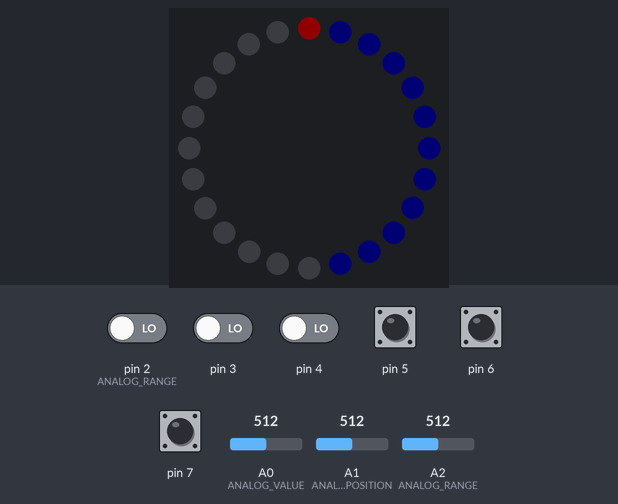
A sketch run on a simulated Arduino Uno, built with avr-gcc and run on an emulated ATmega328P. Shown: 24 RGB LEDs in a ring, first at the top, clockwise. The inputs (shaded band) are chosen by the test bench; at power-on: pin 5–7 HIGH, pin 2 (ANALOG_RANGE), pin 3, pin 4 LOW, A1 (ANALOG_POSITION) = 512, A2 (ANALOG_RANGE) = 512, A0 (ANALOG_VALUE) = 512. Dim RGB values are drawn brighter than linear.

Above: at 0.75 s.
1.3 s: A1 (ANALOG_POSITION) set to 46
3.0 s: A1 (ANALOG_POSITION) set to 37
6.0 s: A2 (ANALOG_RANGE) set to 89
At 6.48 s:
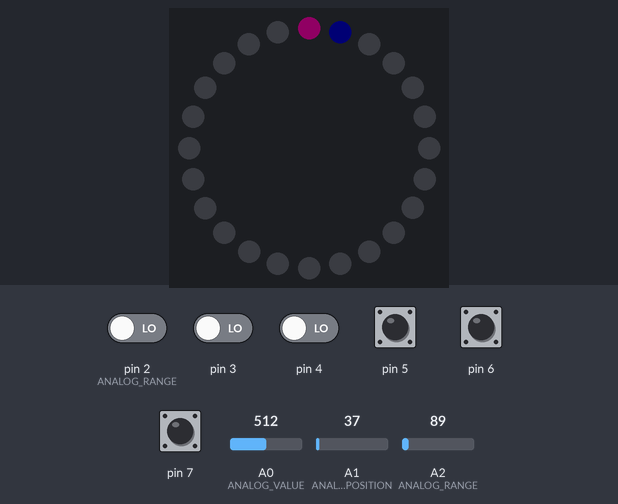
7.5 s: A2 (ANALOG_RANGE) set to 74
At 7.99 s:
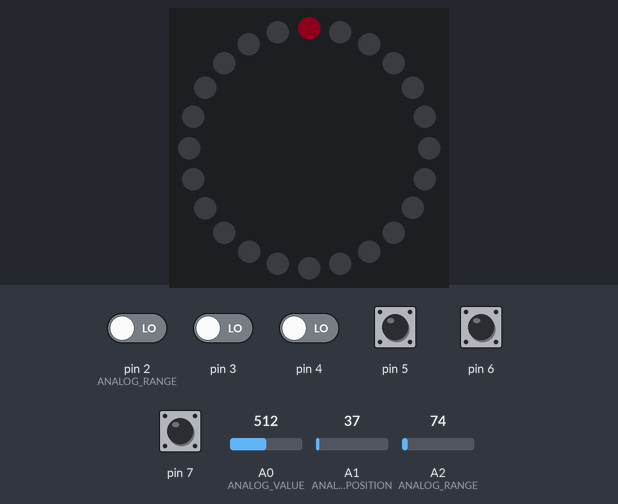
9.9 s: A2 (ANALOG_RANGE) set to 1023
At 10.09 s:
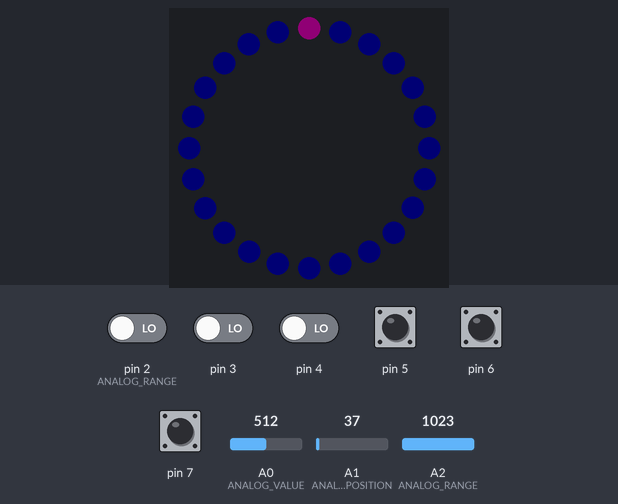
12.3 s: pin 2 (ANALOG_RANGE) driven HIGH
Timing chart, 0 to 15.3 s (numbered marks = the images above; inputs shaded):
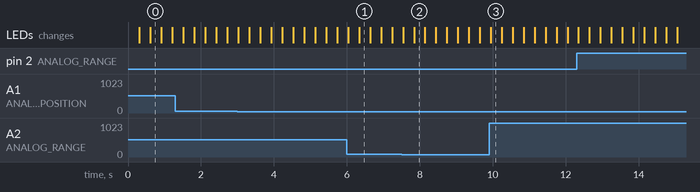

Measured:
- the behaviour switches between 84 and 83 on A2 (ANALOG_RANGE) (found by bisection; images 1 and 2)
- after the input at 7.5 s, the LEDs: first change at once (image 2 shows a later state)
- after the input at 9.9 s, the LEDs: change after 0.05 s (image 3)

The sketch:

seq24.ino
```cpp
#include <Wire.h>
#include <Adafruit_MCP4725.h>
#include <Adafruit_NeoPixel.h>

// NeoPixel settings
const byte neoPin = 11;
const byte neoPixels = 24;
byte neoBright = 16;

Adafruit_NeoPixel ring = Adafruit_NeoPixel(neoPixels, neoPin, NEO_GRB);

// DAC
Adafruit_MCP4725 dac;

// Sequencer variables
bool firstTime = true;
byte readPosition = 0;
byte writePosition = 0;
byte size = neoPixels;
uint16_t lastSizeRead = 0;
uint16_t lastPositionRead = 0;
uint16_t lastValueRead = 0;
uint16_t values[neoPixels];
byte writeBlink = 0;
uint16_t cyclesSinceLastGateRise = 0;
uint16_t cyclesSinceLastResetRise = 0;

bool buildingRamp = false;
byte rampStartPosition = 0;

// Wiring
#define PIN_CON_GATE PIN2
#define PIN_CON_RESET PIN3
#define PIN_CON_RAMP PIN4
#define PIN_BTN_PROGRAM PIN5
#define PIN_BTN_CLEAR PIN6
#define PIN_BTN_RESET PIN7
#define ANALOG_RANGE 2
#define ANALOG_POSITION 1
#define ANALOG_VALUE 0


void setup() {
    ring.begin();
    ring.setBrightness(neoBright);
    ring.show();

    dac.begin(0x62);

    pinMode(PIN_CON_GATE, INPUT); // interrupt for GATE connector
    attachInterrupt(digitalPinToInterrupt(PIN_CON_GATE), step, RISING);
    pinMode(PIN_CON_RESET, INPUT); // interrupt for RESET connector
    attachInterrupt(digitalPinToInterrupt(PIN_CON_RESET), reset, RISING);
    pinMode(PIN_CON_RAMP, INPUT); // input for PGM RAMP connector
    pinMode(PIN_BTN_PROGRAM, INPUT_PULLUP); // input for PGM button
    pinMode(PIN_BTN_CLEAR, INPUT_PULLUP); // input for CLR button
    pinMode(PIN_BTN_RESET, INPUT_PULLUP); // input for RST button

    for (int i = 0; i < neoPixels; i++) {
        values[i] = 0;
    }
}

uint16_t abs_diff(uint16_t a, uint16_t b) {
    return a > b ? a - b : b - a;
}

void loop() {
    bool forceReset = !digitalRead(PIN_BTN_RESET);
    if (forceReset) {
        readPosition = 0;
    }

    bool forceClear = !digitalRead(PIN_BTN_CLEAR);
    if (forceClear) {
        for (int i = 0; i < neoPixels; i++) {
            values[i] = 0;
        }
    }

    bool ramp = digitalRead(PIN_CON_RAMP);
    if (ramp && !buildingRamp) {
        rampStartPosition = readPosition;
        buildingRamp = true;
    } else if (buildingRamp && (!ramp || readPosition >= size)) {
        byte length = readPosition - rampStartPosition;
        for (int i = rampStartPosition; i <= readPosition; i++) {
            byte n = i - rampStartPosition;
            values[i] = n * 2048 / length;
        }
        buildingRamp = false;
    }

    uint16_t sizeRead = analogRead(ANALOG_RANGE);
    if (abs_diff(sizeRead, lastSizeRead) > 8) {
        lastSizeRead = sizeRead;
        size = sizeRead / 42;
    }

    bool movedPosition = false;
    uint16_t positionRead = analogRead(ANALOG_POSITION);
    if (abs_diff(positionRead, lastPositionRead) > 8) {
        lastPositionRead = positionRead;
        writePosition = positionRead / 42;
        movedPosition = true;
    }

    bool movedValue = false;
    uint16_t valueRead = (uint16_t)analogRead(ANALOG_VALUE) << 2;
    if (abs_diff(valueRead, lastValueRead) > 8) {
        lastValueRead = valueRead;
        movedValue = true;
    }

    if (firstTime) {
        movedValue = false;
        firstTime = false;
    }

    bool forceWrite = !digitalRead(PIN_BTN_PROGRAM);
    if ((movedValue && movedPosition) || forceWrite) {
        values[writePosition] = valueRead;
    }

    dac.setVoltage(values[readPosition], false);

    for (int i = 0; i < neoPixels; i++) {
        if (i == writePosition && i != readPosition) {
            ring.setPixelColor(i, ring.Color(writeBlink, values[i] >> 4, writeBlink));
        } else if (i == readPosition) {
            ring.setPixelColor(i, ring.Color(255, 0, i == writePosition ? writeBlink : 0));
        } else if (i < size) {
            ring.setPixelColor(i, ring.Color(0, values[i] >> 4, 20));
        } else {
            ring.setPixelColor(i, ring.Color(0, 0, 0));
        }
    }
    ring.setBrightness(neoBright);
    ring.show();
    writeBlink++;
    cyclesSinceLastGateRise++;
    cyclesSinceLastResetRise++;
}

void step() {
    if (cyclesSinceLastGateRise < 50) return;
    if (++readPosition >= size) readPosition = 0;
    cyclesSinceLastGateRise = 0;
}

void reset() {
    if (cyclesSinceLastResetRise < 50) return;
    readPosition = 0;
    cyclesSinceLastResetRise = 0;
}
```
